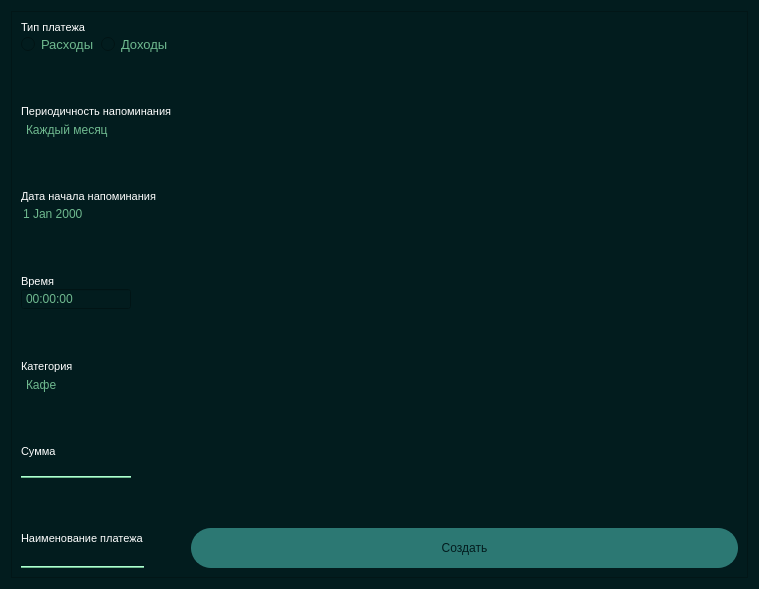
<?xml version="1.0" encoding="UTF-8"?>
<ui version="4.0">
 <class>RegularWindow</class>
 <widget class="QWidget" name="RegularWindow">
  <property name="geometry">
   <rect>
    <x>0</x>
    <y>0</y>
    <width>759</width>
    <height>589</height>
   </rect>
  </property>
  <property name="windowTitle">
   <string>Form</string>
  </property>
  <property name="styleSheet">
   <string notr="true">background-color: #021c1e;</string>
  </property>
  <layout class="QGridLayout" name="gridLayout">
   <item row="0" column="0">
    <widget class="QFrame" name="frame">
     <property name="frameShape">
      <enum>QFrame::StyledPanel</enum>
     </property>
     <property name="frameShadow">
      <enum>QFrame::Raised</enum>
     </property>
     <layout class="QFormLayout" name="formLayout">
      <property name="horizontalSpacing">
       <number>10</number>
      </property>
      <item row="2" column="0">
       <layout class="QGridLayout" name="gridLayout_3">
        <item row="0" column="0">
         <widget class="QLabel" name="frequency_label">
          <property name="styleSheet">
           <string notr="true">color: white;
font-size: 11px;</string>
          </property>
          <property name="text">
           <string>Периодичность напоминания</string>
          </property>
         </widget>
        </item>
        <item row="1" column="0">
         <widget class="QComboBox" name="frequency_box">
          <property name="minimumSize">
           <size>
            <width>110</width>
            <height>23</height>
           </size>
          </property>
          <property name="maximumSize">
           <size>
            <width>110</width>
            <height>16777215</height>
           </size>
          </property>
          <property name="font">
           <font>
            <pointsize>-1</pointsize>
           </font>
          </property>
          <property name="layoutDirection">
           <enum>Qt::LeftToRight</enum>
          </property>
          <property name="styleSheet">
           <string notr="true">QComboBox:drop-down {
	background-color: transparent;
}

QComboBox {
	border: none;
	color: #6fb98f;
	font-size: 12px;
}</string>
          </property>
          <property name="sizeAdjustPolicy">
           <enum>QComboBox::AdjustToContents</enum>
          </property>
          <item>
           <property name="text">
            <string>Каждый месяц</string>
           </property>
          </item>
          <item>
           <property name="text">
            <string>Каждый день</string>
           </property>
          </item>
         </widget>
        </item>
       </layout>
      </item>
      <item row="4" column="0">
       <layout class="QGridLayout" name="gridLayout_4">
        <item row="0" column="0">
         <widget class="QLabel" name="start_date_label">
          <property name="minimumSize">
           <size>
            <width>148</width>
            <height>0</height>
           </size>
          </property>
          <property name="styleSheet">
           <string notr="true">color: white;
font-size: 11px;</string>
          </property>
          <property name="text">
           <string>Дата начала напоминания</string>
          </property>
         </widget>
        </item>
        <item row="1" column="0">
         <widget class="QDateEdit" name="start_date">
          <property name="minimumSize">
           <size>
            <width>120</width>
            <height>0</height>
           </size>
          </property>
          <property name="maximumSize">
           <size>
            <width>16777215</width>
            <height>16777215</height>
           </size>
          </property>
          <property name="styleSheet">
           <string notr="true">QDateEdit {
	color: #6fb98f;
	font-size: 12px;
}

QDateEdit::QToolButton  {
	background-color: transparent;
}</string>
          </property>
          <property name="wrapping">
           <bool>false</bool>
          </property>
          <property name="frame">
           <bool>false</bool>
          </property>
          <property name="buttonSymbols">
           <enum>QAbstractSpinBox::NoButtons</enum>
          </property>
          <property name="correctionMode">
           <enum>QAbstractSpinBox::CorrectToPreviousValue</enum>
          </property>
          <property name="keyboardTracking">
           <bool>true</bool>
          </property>
          <property name="showGroupSeparator" stdset="0">
           <bool>false</bool>
          </property>
         </widget>
        </item>
       </layout>
      </item>
      <item row="6" column="0">
       <layout class="QGridLayout" name="gridLayout_5">
        <item row="0" column="0">
         <widget class="QLabel" name="time_label">
          <property name="styleSheet">
           <string notr="true">color: white;
font-size: 11px;</string>
          </property>
          <property name="text">
           <string>Время</string>
          </property>
         </widget>
        </item>
        <item row="1" column="0">
         <widget class="QTimeEdit" name="start_time">
          <property name="minimumSize">
           <size>
            <width>110</width>
            <height>0</height>
           </size>
          </property>
          <property name="styleSheet">
           <string notr="true">QTimeEdit {
	color: #6fb98f;
	font-size: 12px;
}

QTimeEdit:drop-down {
	background-color: transparent;
}</string>
          </property>
          <property name="buttonSymbols">
           <enum>QAbstractSpinBox::NoButtons</enum>
          </property>
         </widget>
        </item>
       </layout>
      </item>
      <item row="8" column="0">
       <layout class="QGridLayout" name="gridLayout_6">
        <item row="0" column="0">
         <widget class="QLabel" name="category_label">
          <property name="styleSheet">
           <string notr="true">color: white;
font-size: 11px;</string>
          </property>
          <property name="text">
           <string>Категория</string>
          </property>
         </widget>
        </item>
        <item row="1" column="0">
         <widget class="QComboBox" name="category_box">
          <property name="minimumSize">
           <size>
            <width>110</width>
            <height>23</height>
           </size>
          </property>
          <property name="styleSheet">
           <string notr="true">QComboBox:drop-down {
	background-color: transparent;
}

QComboBox {
	border: none;
	color: #6fb98f;
	font-size: 12px;
}</string>
          </property>
          <item>
           <property name="text">
            <string>Кафе</string>
           </property>
          </item>
          <item>
           <property name="text">
            <string>Образование</string>
           </property>
          </item>
          <item>
           <property name="text">
            <string>Транспорт</string>
           </property>
          </item>
          <item>
           <property name="text">
            <string>Здоровье</string>
           </property>
          </item>
          <item>
           <property name="text">
            <string>Продукты</string>
           </property>
          </item>
          <item>
           <property name="text">
            <string>Другое</string>
           </property>
          </item>
         </widget>
        </item>
       </layout>
      </item>
      <item row="10" column="0">
       <layout class="QGridLayout" name="gridLayout_7">
        <item row="1" column="0">
         <widget class="QLineEdit" name="payment_amount">
          <property name="styleSheet">
           <string notr="true">border: 2px solid transparent;
border-bottom: 2px ridge #6fb98f;
color: white;</string>
          </property>
          <property name="locale">
           <locale language="German" country="Germany"/>
          </property>
          <property name="inputMethodHints">
           <set>Qt::ImhNone</set>
          </property>
          <property name="inputMask">
           <string/>
          </property>
          <property name="frame">
           <bool>true</bool>
          </property>
          <property name="cursorMoveStyle">
           <enum>Qt::LogicalMoveStyle</enum>
          </property>
          <property name="clearButtonEnabled">
           <bool>false</bool>
          </property>
         </widget>
        </item>
        <item row="0" column="0">
         <widget class="QLabel" name="sum_label">
          <property name="styleSheet">
           <string notr="true">color: white;
font-size: 11px;</string>
          </property>
          <property name="text">
           <string>Сумма</string>
          </property>
         </widget>
        </item>
       </layout>
      </item>
      <item row="12" column="0">
       <layout class="QGridLayout" name="gridLayout_9">
        <item row="2" column="0">
         <widget class="QLineEdit" name="payment_name">
          <property name="styleSheet">
           <string notr="true">border: 2px solid transparent;
border-bottom: 2px ridge #6fb98f;
color: white;</string>
          </property>
         </widget>
        </item>
        <item row="1" column="0">
         <widget class="QLabel" name="name_label">
          <property name="styleSheet">
           <string notr="true">color: white;
font-size: 11px;</string>
          </property>
          <property name="text">
           <string>Наименование платежа</string>
          </property>
         </widget>
        </item>
       </layout>
      </item>
      <item row="1" column="0">
       <spacer name="verticalSpacer">
        <property name="orientation">
         <enum>Qt::Vertical</enum>
        </property>
        <property name="sizeHint" stdset="0">
         <size>
          <width>20</width>
          <height>40</height>
         </size>
        </property>
       </spacer>
      </item>
      <item row="3" column="0">
       <spacer name="verticalSpacer_2">
        <property name="orientation">
         <enum>Qt::Vertical</enum>
        </property>
        <property name="sizeHint" stdset="0">
         <size>
          <width>20</width>
          <height>40</height>
         </size>
        </property>
       </spacer>
      </item>
      <item row="5" column="0">
       <spacer name="verticalSpacer_3">
        <property name="orientation">
         <enum>Qt::Vertical</enum>
        </property>
        <property name="sizeHint" stdset="0">
         <size>
          <width>20</width>
          <height>40</height>
         </size>
        </property>
       </spacer>
      </item>
      <item row="7" column="0">
       <spacer name="verticalSpacer_4">
        <property name="orientation">
         <enum>Qt::Vertical</enum>
        </property>
        <property name="sizeHint" stdset="0">
         <size>
          <width>20</width>
          <height>40</height>
         </size>
        </property>
       </spacer>
      </item>
      <item row="9" column="0">
       <spacer name="verticalSpacer_5">
        <property name="orientation">
         <enum>Qt::Vertical</enum>
        </property>
        <property name="sizeHint" stdset="0">
         <size>
          <width>20</width>
          <height>40</height>
         </size>
        </property>
       </spacer>
      </item>
      <item row="12" column="1">
       <widget class="QPushButton" name="create_payment">
        <property name="minimumSize">
         <size>
          <width>200</width>
          <height>40</height>
         </size>
        </property>
        <property name="styleSheet">
         <string notr="true">QPushButton{
	background-color: #2c7873;
	color: #021c1e;
	border: 2px solid #2c7873;
	border-radius: 20;
}
QPushButton:pressed{
	background-color: #5d9e9a;
	color: #021c1e;
	border: 2px solid #2c7873;
	border-radius: 20;
}</string>
        </property>
        <property name="text">
         <string>Создать</string>
        </property>
       </widget>
      </item>
      <item row="0" column="0">
       <layout class="QGridLayout" name="gridLayout_2">
        <item row="0" column="0">
         <widget class="QLabel" name="type_of_reg">
          <property name="styleSheet">
           <string notr="true">color: white;
font-size: 11px;</string>
          </property>
          <property name="text">
           <string>Тип платежа</string>
          </property>
         </widget>
        </item>
        <item row="1" column="0">
         <widget class="QRadioButton" name="expenditure_radio">
          <property name="minimumSize">
           <size>
            <width>80</width>
            <height>0</height>
           </size>
          </property>
          <property name="font">
           <font>
            <pointsize>10</pointsize>
           </font>
          </property>
          <property name="styleSheet">
           <string notr="true">color: #6fb98f;</string>
          </property>
          <property name="text">
           <string>Расходы</string>
          </property>
          <attribute name="buttonGroup">
           <string notr="true">radio_group</string>
          </attribute>
         </widget>
        </item>
        <item row="1" column="1">
         <widget class="QRadioButton" name="income_radio">
          <property name="minimumSize">
           <size>
            <width>80</width>
            <height>0</height>
           </size>
          </property>
          <property name="font">
           <font>
            <pointsize>10</pointsize>
           </font>
          </property>
          <property name="styleSheet">
           <string notr="true">color: #6fb98f;</string>
          </property>
          <property name="text">
           <string>Доходы</string>
          </property>
          <attribute name="buttonGroup">
           <string notr="true">radio_group</string>
          </attribute>
         </widget>
        </item>
       </layout>
      </item>
      <item row="11" column="0">
       <spacer name="verticalSpacer_6">
        <property name="orientation">
         <enum>Qt::Vertical</enum>
        </property>
        <property name="sizeHint" stdset="0">
         <size>
          <width>20</width>
          <height>40</height>
         </size>
        </property>
       </spacer>
      </item>
     </layout>
    </widget>
   </item>
  </layout>
 </widget>
 <resources/>
 <connections/>
 <buttongroups>
  <buttongroup name="radio_group"/>
 </buttongroups>
</ui>
